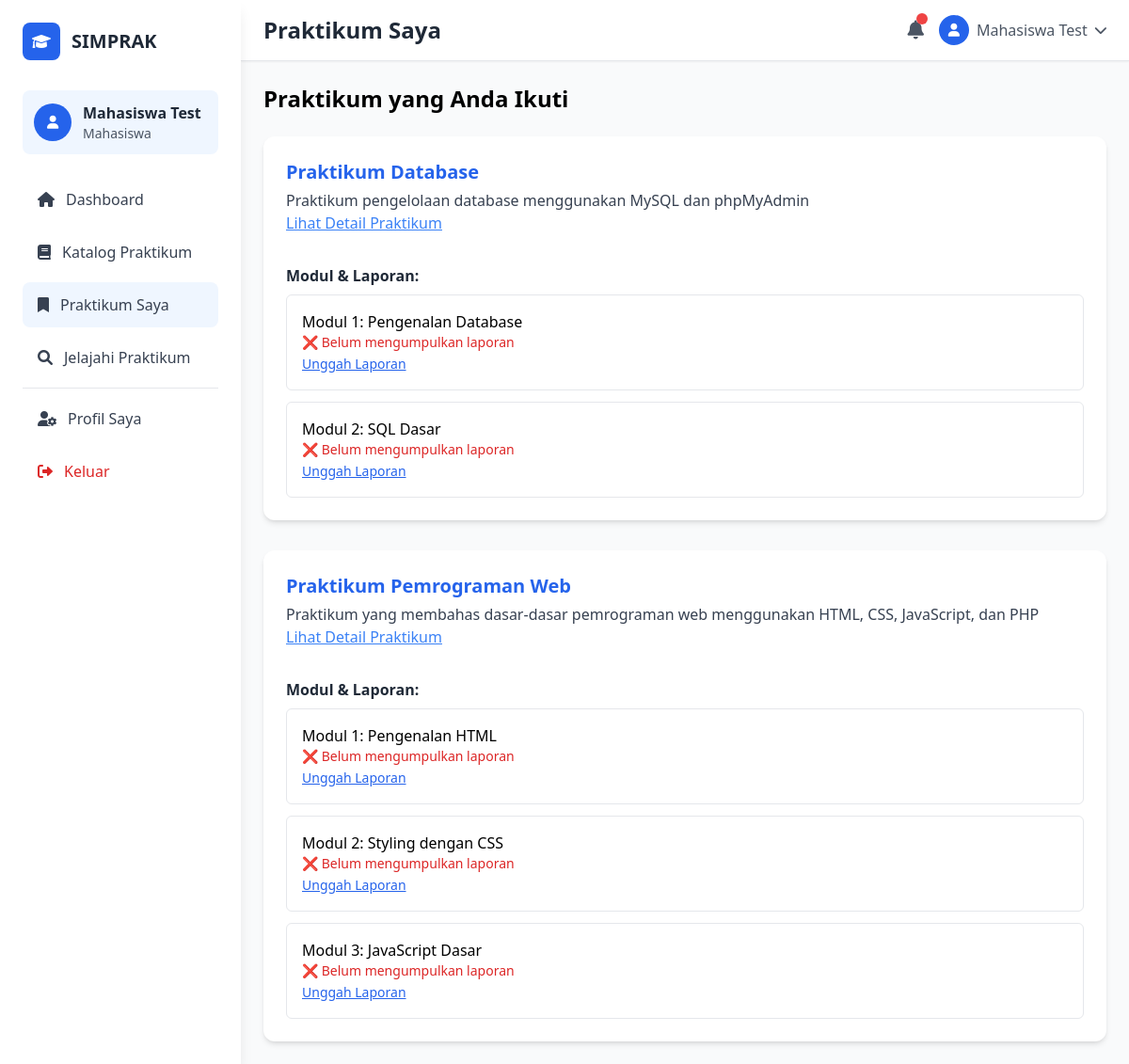
/mahasiswa/my_courses.php (signed in), run on the app's committed database.
### tables this page shows
CREATE TABLE `praktikum` (
  `id` int(11) NOT NULL,
  `asisten_id` int(11) NOT NULL,
  `nama` varchar(100) NOT NULL,
  `deskripsi` text NOT NULL,
  `durasi` varchar(50) DEFAULT NULL,
  `created_at` timestamp NOT NULL DEFAULT current_timestamp()
);

CREATE TABLE `modul` (
  `id` int(11) NOT NULL,
  `praktikum_id` int(11) DEFAULT NULL,
  `judul` varchar(255) DEFAULT NULL,
  `deskripsi` text DEFAULT NULL,
  `file_materi` varchar(255) DEFAULT NULL,
  `created_at` timestamp NOT NULL DEFAULT current_timestamp()
);

### mahasiswa/my_courses.php (the view, shortened to what this page needs)
<?php
require_once '../config.php';
$pageTitle = 'Praktikum Saya';
$activePage = 'my_courses';
include 'templates/header_mahasiswa.php';
$mahasiswa_id = $_SESSION['user_id'];
$sql = "
    SELECT p.*
    FROM pendaftaran_praktikum pp
    JOIN praktikum p ON pp.praktikum_id = p.id
    WHERE pp.mahasiswa_id = ?
    ORDER BY p.created_at DESC
";
$stmt = $conn->prepare($sql);
$stmt->bind_param("i", $mahasiswa_id);
$stmt->execute();
$praktikumResult = $stmt->get_result();
?>
<h1 class="text-2xl font-bold mb-6">Praktikum yang Anda Ikuti</h1>
<?php if ($praktikumResult->num_rows > 0): ?>
<div class="space-y-8">
    <?php while ($praktikum = $praktikumResult->fetch_assoc()): ?>
    <div class="bg-white rounded-xl shadow-md p-6">
        <h2 class="text-xl font-semibold text-blue-600 mb-1"><?= htmlspecialchars($praktikum['nama']) ?></h2>
        <p class="text-gray-700"><?= htmlspecialchars($praktikum['deskripsi']) ?></p>
        <a href="detail_praktikum.php?id=<?= $praktikum['id'] ?>"
            class="text-blue-500 underline mb-4 inline-block">Lihat Detail Praktikum</a>
        <h3 class="font-semibold mt-4 mb-2 text-gray-800">Modul & Laporan:</h3>
        <?php
            $modulStmt = $conn->prepare("SELECT * FROM modul WHERE praktikum_id = ?");
            $modulStmt->bind_param("i", $praktikum['id']);
            $modulStmt->execute();
            $modulResult = $modulStmt->get_result();
        ?>
        <?php if ($modulResult->num_rows > 0): ?>
        <ul class="space-y-3">
            <?php while ($modul = $modulResult->fetch_assoc()): ?>
            <?php
                    $laporanStmt = $conn->prepare("SELECT * FROM laporan WHERE modul_id = ? AND mahasiswa_id = ?");
                    $laporanStmt->bind_param("ii", $modul['id'], $mahasiswa_id);
                    $laporanStmt->execute();
                    $laporan = $laporanStmt->get_result()->fetch_assoc();
                ?>
            <li class="border rounded-md p-4">
                <p class="font-medium"><?= htmlspecialchars($modul['judul']) ?></p>
                <?php if ($laporan): ?>
                <p class="text-green-600 text-sm">✅ Laporan sudah dikumpulkan</p>
                <p class="text-sm text-gray-600">Nilai: <strong><?= $laporan['nilai'] ?? 'Belum dinilai' ?></strong></p>
                <p class="text-sm text-gray-600">Komentar: <?= $laporan['komentar'] ?? '<em>Tidak ada komentar</em>' ?>
                </p>
                <a href="../uploads/<?= htmlspecialchars($laporan['file_laporan']) ?>" target="_blank"
                    class="text-blue-500 underline text-sm">Lihat Laporan</a>
                <?php else: ?>
                <p class="text-red-600 text-sm">❌ Belum mengumpulkan laporan</p>
                <a href="unggah_laporan.php?modul_id=<?= $modul['id'] ?>" class="text-blue-600 text-sm underline">Unggah
                    Laporan</a>
                <?php endif; ?>
            </li>
            <?php endwhile; ?>
        </ul>
        <?php else: ?>
        <p class="text-sm italic text-gray-500">Belum ada modul untuk praktikum ini.</p>
        <?php endif; ?>
    </div>
    <?php endwhile; ?>
</div>
<?php else: ?>
<p class="text-gray-600">Anda belum mendaftar ke praktikum manapun.</p>
<?php endif; ?>
<?php include 'templates/footer_mahasiswa.php'; ?>

### mahasiswa/templates/header_mahasiswa.php (shortened to what this page needs)
<!DOCTYPE html>
<html lang="id">
<head>
    <script src="https://cdn.tailwindcss.com"></script>
    <link href="https://cdnjs.cloudflare.com/ajax/libs/font-awesome/6.0.0/css/all.min.css" rel="stylesheet">
</head>
<body class="bg-gray-50">
    <?php include 'sidebar.php'; ?>
    <div class="md:ml-64 min-h-screen">
        <nav class="bg-white shadow-sm border-b">
            <div class="px-6 py-4">
                <div class="flex items-center justify-between">
                    <div class="flex items-center">
                        <h1 class="text-2xl font-bold text-gray-800"><?= $pageTitle ?? 'Dashboard' ?></h1>
                    </div>
                    <div class="flex items-center space-x-4">
                        <div class="relative">
                            <button class="text-gray-600 hover:text-blue-600 relative">
                                <i class="fas fa-bell text-xl"></i>
                                <span class="absolute -top-1 -right-1 w-3 h-3 bg-red-500 rounded-full"></span>
                            </button>
                        </div>
                        <div class="relative" id="userMenu">
                            <button class="flex items-center space-x-2 text-gray-600 hover:text-blue-600" onclick="toggleUserMenu()">
                                <div class="w-8 h-8 bg-blue-600 rounded-full flex items-center justify-center">
                                    <i class="fas fa-user text-white text-sm"></i>
                                </div>
                                <span class="hidden md:block font-medium"><?= htmlspecialchars($_SESSION['nama']) ?></span>
                                <i class="fas fa-chevron-down text-sm"></i>
                            </button>
                        </div>
                    </div>
                </div>
            </div>
        </nav>
        <div class="p-6">

### mahasiswa/templates/sidebar.php (shortened to what this page needs)
<div class="bg-white shadow-lg h-screen w-64 fixed left-0 top-0 overflow-y-auto z-40" id="sidebar">
    <div class="p-6">
        <div class="flex items-center mb-8">
            <div class="w-10 h-10 bg-blue-600 rounded-lg flex items-center justify-center mr-3">
                <i class="fas fa-graduation-cap text-white"></i>
            </div>
            <span class="text-xl font-bold text-gray-800">SIMPRAK</span>
        </div>
        <div class="mb-6">
            <div class="flex items-center p-3 bg-blue-50 rounded-lg">
                <div class="w-10 h-10 bg-blue-600 rounded-full flex items-center justify-center mr-3">
                    <i class="fas fa-user text-white text-sm"></i>
                </div>
                <div>
                    <div class="font-semibold text-gray-800"><?= htmlspecialchars($_SESSION['nama']) ?></div>
                    <div class="text-sm text-gray-600">Mahasiswa</div>
                </div>
            </div>
        </div>
        <nav class="space-y-2">
            <a href="dashboard.php" class="flex items-center px-4 py-3 text-gray-700 rounded-lg hover:bg-blue-50 hover:text-blue-600 transition-colors <?= ($activePage == 'dashboard') ? 'bg-blue-50 text-blue-600' : '' ?>">
                <i class="fas fa-home mr-3"></i>
                Dashboard
            </a>
            <a href="courses.php" class="flex items-center px-4 py-3 text-gray-700 rounded-lg hover:bg-blue-50 hover:text-blue-600 transition-colors <?= ($activePage == 'courses') ? 'bg-blue-50 text-blue-600' : '' ?>">
                <i class="fas fa-book mr-3"></i>
                Katalog Praktikum
            </a>
            <a href="my_courses.php" class="flex items-center px-4 py-3 text-gray-700 rounded-lg hover:bg-blue-50 hover:text-blue-600 transition-colors <?= ($activePage == 'my_courses') ? 'bg-blue-50 text-blue-600' : '' ?>">
                <i class="fas fa-bookmark mr-3"></i>
                Praktikum Saya
            </a>
            <a href="../katalog_praktikum.php" class="flex items-center px-4 py-3 text-gray-700 rounded-lg hover:bg-blue-50 hover:text-blue-600 transition-colors">
                <i class="fas fa-search mr-3"></i>
                Jelajahi Praktikum
            </a>
            <div class="border-t border-gray-200 my-4"></div>
            <a href="profile.php" class="flex items-center px-4 py-3 text-gray-700 rounded-lg hover:bg-blue-50 hover:text-blue-600 transition-colors">
                <i class="fas fa-user-cog mr-3"></i>
                Profil Saya
            </a>
            <a href="../logout.php" class="flex items-center px-4 py-3 text-red-600 rounded-lg hover:bg-red-50 transition-colors">
                <i class="fas fa-sign-out-alt mr-3"></i>
                Keluar
            </a>
        </nav>
    </div>
</div>

### mahasiswa/templates/footer_mahasiswa.php (shortened to what this page needs)
        </div>
    </div>
</body>
</html>

### data on the page
praktikum: nama "Praktikum Database", deskripsi "Praktikum pengelolaan database menggunakan MySQL dan phpMyAdmin"
modul: judul "Modul 1: Pengenalan Database"
modul: judul "Modul 2: SQL Dasar"
praktikum: nama "Praktikum Pemrograman Web", deskripsi "Praktikum yang membahas dasar-dasar pemrograman web menggunakan HTML, CSS, JavaScript, dan PHP"
modul: judul "Modul 1: Pengenalan HTML"
modul: judul "Modul 2: Styling dengan CSS"
modul: judul "Modul 3: JavaScript Dasar"

### other printed values
$_SESSION['nama'] "Mahasiswa Test"
$pageTitle "Praktikum Saya"
